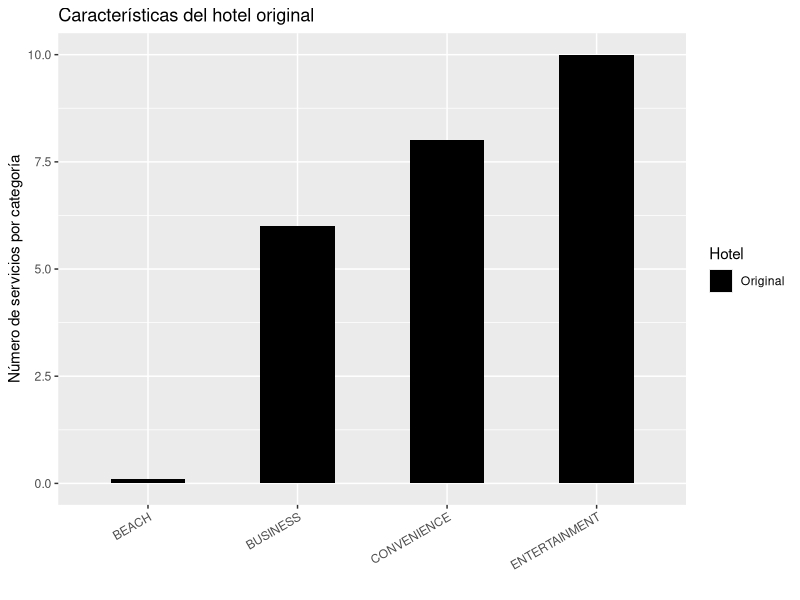
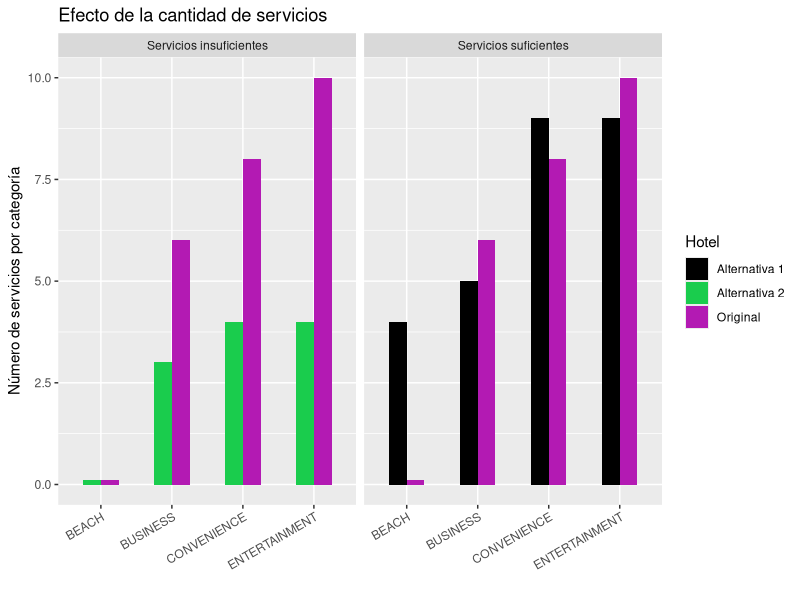
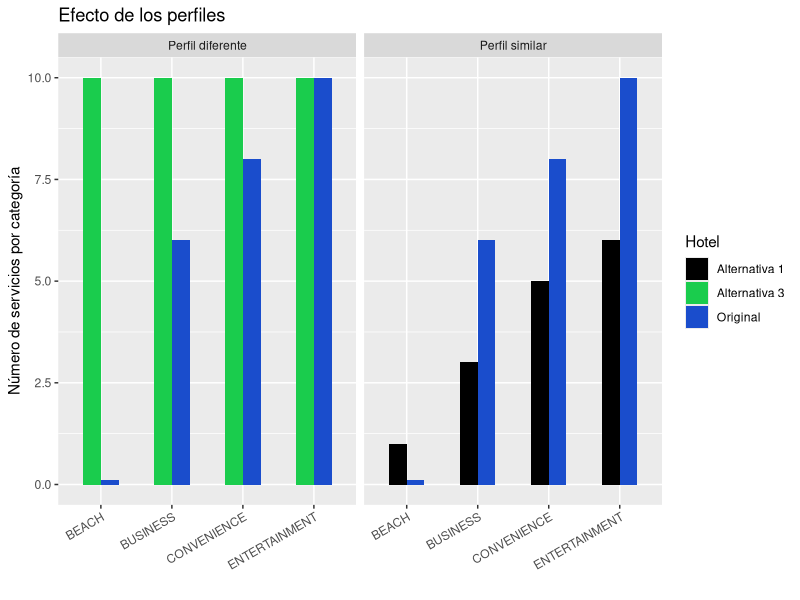
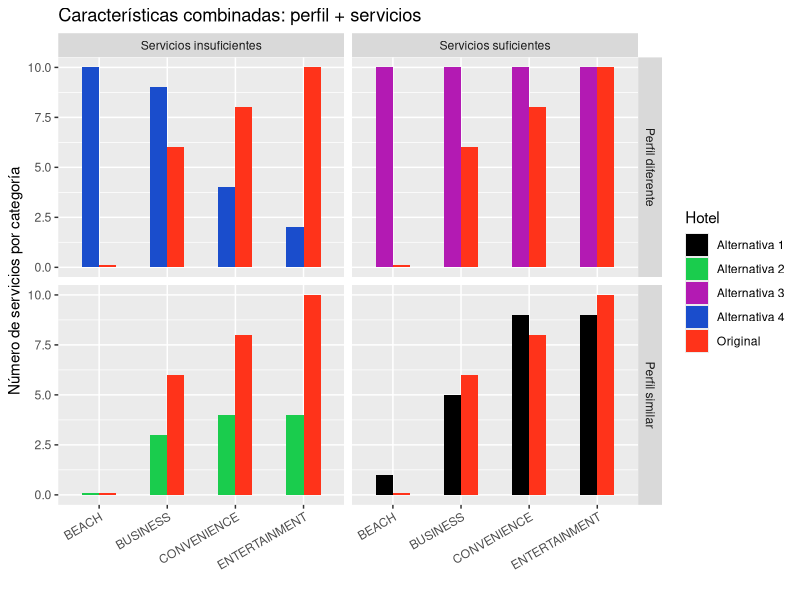

The R source for these figures, in order:
library(ggplot2)

## Similitud
aux <- data.frame(x = c('BEACH','BUSINESS','ENTERTAINMENT','CONVENIENCE'),
                  y = c(0.1,6,10,8),
                  Hotel = rep('Original', 4))
ggplot(aux) +
  geom_bar(aes(x,y,fill=Hotel), stat='identity', position='dodge', width=0.5) +
  scale_fill_manual(values = 'black') +
  labs(title='Características del hotel original', x='', y='Número de servicios por categoría') +
  theme(axis.text.x=element_text(angle=30, hjust=1))

## Similitud (servicios)
x <- data.frame(x = c('BEACH','BUSINESS','ENTERTAINMENT','CONVENIENCE'),
                y = c(0.1,6,10,8),
                Hotel = rep('Original', 4))
y <- data.frame(x = c('BEACH','BUSINESS','ENTERTAINMENT','CONVENIENCE'),
                y = c(4,5,9,9),
                Hotel = rep('Alternativa 1', 4))
z <- data.frame(x = c('BEACH','BUSINESS','ENTERTAINMENT','CONVENIENCE'),
                y = c(0.1,3,4,4),
                Hotel = rep('Alternativa 2', 4))
aux <- rbind(
  cbind(x,div='Perfil similar', hinge='Servicios suficientes'),
  cbind(y,div='Perfil similar', hinge='Servicios suficientes'),
  cbind(x,div='Perfil similar', hinge='Servicios insuficientes'),
  cbind(z,div='Perfil similar', hinge='Servicios insuficientes'))

ggplot(aux) +
  geom_bar(aes(x,y,fill=Hotel), stat='identity', position='dodge', width=0.5) +
  scale_fill_manual(values = c('black', rgb(0.1,0.8,0.3), rgb(0.7,0.1,0.7))) +
  facet_wrap( ~ hinge) +
  labs(title='Efecto de la cantidad de servicios', x='', y='Número de servicios por categoría') +
  theme(axis.text.x=element_text(angle=30, hjust=1))



## Similitud (perfil)

x <- data.frame(x = c('BEACH','BUSINESS','ENTERTAINMENT','CONVENIENCE'),
                y = c(0.1,6,10,8),
                Hotel = rep('Original', 4))
y <- data.frame(x = c('BEACH','BUSINESS','ENTERTAINMENT','CONVENIENCE'),
                y = c(1,3,6,5),
                Hotel = rep('Alternativa 1', 4))
v <- data.frame(x = c('BEACH','BUSINESS','ENTERTAINMENT','CONVENIENCE'),
                y = c(10,10,10,10),
                Hotel = rep('Alternativa 3', 4))
aux <- rbind(
  cbind(x,div='Perfil similar', hinge='Servicios suficientes'),
  cbind(y,div='Perfil similar', hinge='Servicios suficientes'),
  cbind(x,div='Perfil diferente', hinge='Servicios suficientes'),
  cbind(v,div='Perfil diferente', hinge='Servicios suficientes'))

ggplot(aux) +
  geom_bar(aes(x,y,fill=Hotel), stat='identity', position='dodge', width=0.5) +
  scale_fill_manual(values = c('black', rgb(0.1,0.8,0.3), rgb(0.1,0.3,0.8))) +
  facet_wrap(~ div) +
  labs(title='Efecto de los perfiles', x='', y='Número de servicios por categoría') +
  theme(axis.text.x=element_text(angle=30, hjust=1))




## Similitud (servicios + perfil)


x <- data.frame(x = c('BEACH','BUSINESS','ENTERTAINMENT','CONVENIENCE'),
                y = c(0.1,6,10,8),
                Hotel = rep('Original', 4))
y <- data.frame(x = c('BEACH','BUSINESS','ENTERTAINMENT','CONVENIENCE'),
                y = c(1,5,9,9),
                Hotel = rep('Alternativa 1', 4))
z <- data.frame(x = c('BEACH','BUSINESS','ENTERTAINMENT','CONVENIENCE'),
                y = c(0.1,3,4,4),
                Hotel = rep('Alternativa 2', 4))
v <- data.frame(x = c('BEACH','BUSINESS','ENTERTAINMENT','CONVENIENCE'),
                y = c(10,10,10,10),
                Hotel = rep('Alternativa 3', 4))
w <- data.frame(x = c('BEACH','BUSINESS','ENTERTAINMENT','CONVENIENCE'),
                y = c(10,9,2,4),
                Hotel = rep('Alternativa 4', 4))

aux <- rbind(
  cbind(x,div='Perfil similar', hinge='Servicios suficientes'),
  cbind(y,div='Perfil similar', hinge='Servicios suficientes'),
  cbind(x,div='Perfil similar', hinge='Servicios insuficientes'),
  cbind(z,div='Perfil similar', hinge='Servicios insuficientes'),
  cbind(x,div='Perfil diferente', hinge='Servicios suficientes'),
  cbind(v,div='Perfil diferente', hinge='Servicios suficientes'),
  cbind(x,div='Perfil diferente', hinge='Servicios insuficientes'),
  cbind(w,div='Perfil diferente', hinge='Servicios insuficientes'))

ggplot(aux) +
  geom_bar(aes(x,y,fill=Hotel), stat='identity', position='dodge', width=0.5) +
  scale_fill_manual(values = c('black', rgb(0.1,0.8,0.3),
                               rgb(0.7,0.1,0.7), rgb(0.1,0.3,0.8), rgb(1,0.2,0.1))) +
  facet_grid(div ~ hinge) +
  labs(title='Características combinadas: perfil + servicios', x='', y='Número de servicios por categoría') +
  theme(axis.text.x=element_text(angle=30, hjust=1))
